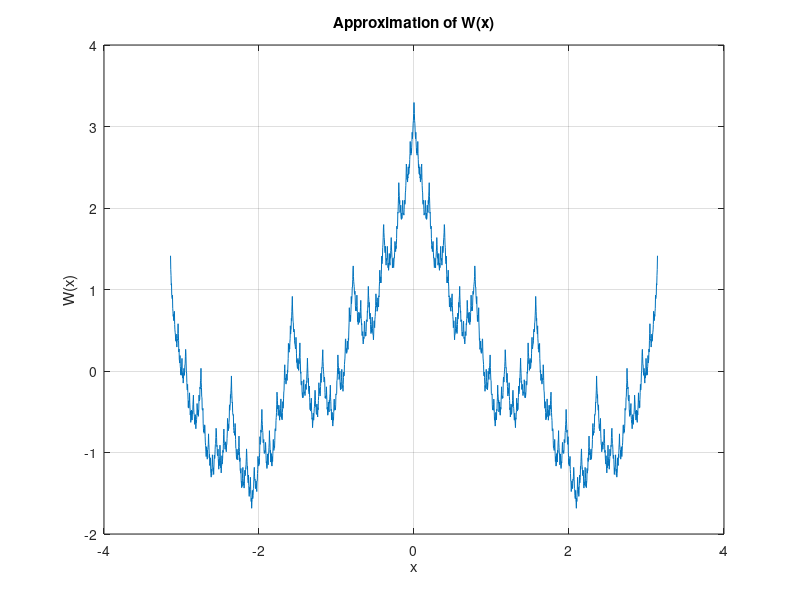

The MATLAB source for this figure:
alpha = 0.5;
N = 200;

x = linspace(-pi, pi, 2000);

W = zeros(size(x));

for n = 0:N
    W = W + 2^(-n*alpha)*cos(2^n*x);
end

plot(x,W)
xlabel('x')
ylabel('W(x)')
title('Approximation of W(x)')
grid on
